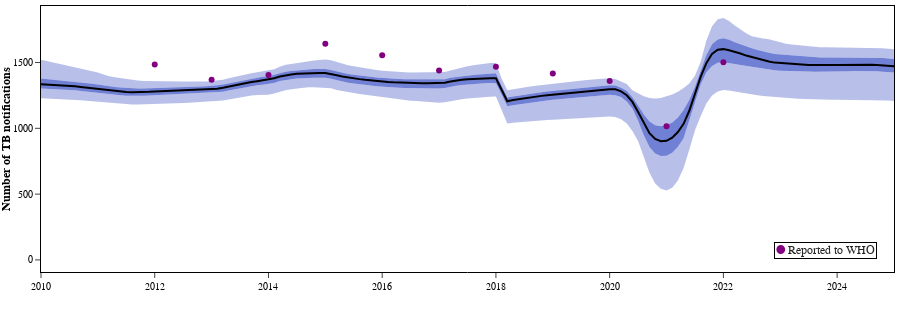

The code cell stored with this chart in its notebook:
### Code cell
plot_output_ranges(base_quantiles,targets,['notification'],1,2010,2025)

### Figure 1 — Plotly figure (JSON) as saved in the notebook; plotly's stock layout.template omitted (floating-point values rounded to 4 significant figures; data arrays with more than 128 entries replaced by an {"elided": "..."} marker saying what was removed)
{"data": [{"fill": "tonexty", "fillcolor": "rgba(0,30,180,0.0)", "line": {"width": 0}, "name": "0.025", "showlegend": false, "type": "scatter", "x": {"elided": "151 float values"}, "xaxis": "x", "y": {"elided": "151 float values"}, "yaxis": "y"}, {"fill": "tonexty", "fillcolor": "rgba(0,30,180,0.27999999999999997)", "line": {"width": 0}, "name": "0.25", "showlegend": false, "type": "scatter", "x": {"elided": "151 float values"}, "xaxis": "x", "y": {"elided": "151 float values"}, "yaxis": "y"}, {"fill": "tonexty", "fillcolor": "rgba(0,30,180,0.5599999999999999)", "line": {"width": 0}, "name": "0.5", "showlegend": false, "type": "scatter", "x": {"elided": "151 float values"}, "xaxis": "x", "y": {"elided": "151 float values"}, "yaxis": "y"}, {"fill": "tonexty", "fillcolor": "rgba(0,30,180,0.5599999999999999)", "line": {"width": 0}, "name": "0.75", "showlegend": false, "type": "scatter", "x": {"elided": "151 float values"}, "xaxis": "x", "y": {"elided": "151 float values"}, "yaxis": "y"}, {"fill": "tonexty", "fillcolor": "rgba(0,30,180,0.27999999999999997)", "line": {"width": 0}, "name": "0.975", "showlegend": false, "type": "scatter", "x": {"elided": "151 float values"}, "xaxis": "x", "y": {"elided": "151 float values"}, "yaxis": "y"}, {"line": {"color": "black"}, "name": "Median", "showlegend": false, "type": "scatter", "x": {"elided": "151 float values"}, "xaxis": "x", "y": {"elided": "151 float values"}, "yaxis": "y"}, {"marker": {"color": "purple", "size": 6}, "mode": "markers", "name": "", "showlegend": false, "type": "scatter", "x": [2012, 2013, 2014, 2015, 2016, 2017, 2018, 2019, 2020, 2021, 2022], "xaxis": "x", "y": [1485, 1369, 1405, 1642, 1555, 1440, 1468, 1417, 1360, 1016, 1503], "yaxis": "y"}], "layout": {"annotations": [{"bordercolor": "black", "borderwidth": 1, "showarrow": false, "text": "<span style=\"color:purple; font-size:12px\">&#9679;</span> <span style=\"font-size:12px\">Reported to WHO</span>", "x": 0.98, "xanchor": "right", "xref": "x domain", "y": 0.05, "yanchor": "bottom", "yref": "y domain"}], "height": 320, "margin": {"b": 40, "l": 10, "r": 5, "t": 5}, "showlegend": false, "xaxis": {"anchor": "y", "domain": [0, 1], "dtick": 2, "range": [2010, 2025], "tick0": 2010, "tickmode": "linear", "title": {"text": ""}}, "yaxis": {"anchor": "x", "domain": [0, 1], "range": [-91.88, 1930.0], "title": {"font": {"size": 12}, "standoff": 0, "text": "<b>Number of TB notifications</b>"}}}}
